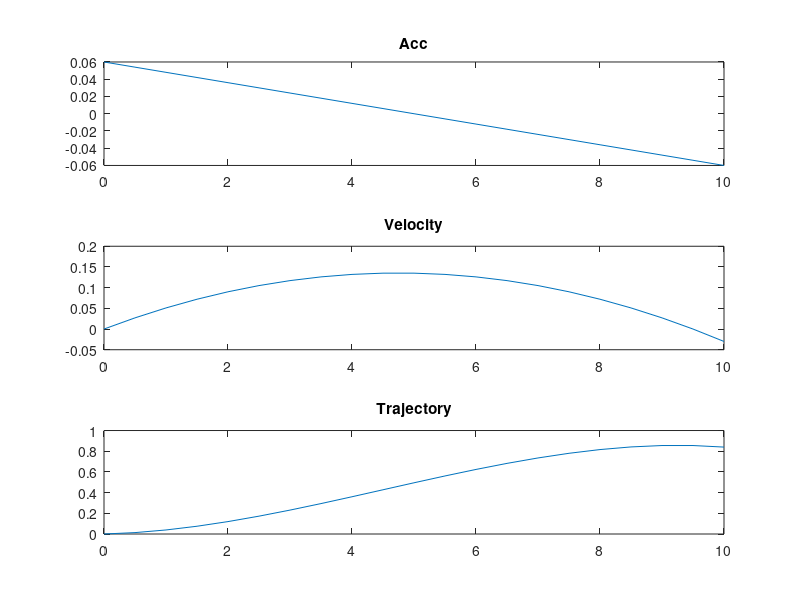
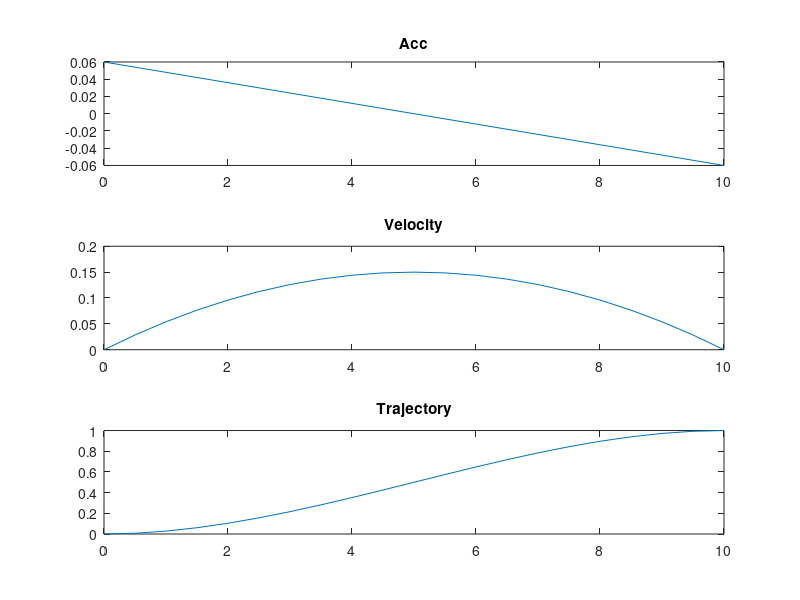

These figures' MATLAB source, in order:
    
    totalTime=10;
    timeInterval=0.5;
    t=0:timeInterval:totalTime;
    initialS=0;
    finalS=1;
    d=zeros(1,length(t));
    v=zeros(1,length(t));
    acc=zeros(1,length(t));
    a0=initialS
    a1=0;
    a2=3*(finalS-initialS)/totalTime^2;
    a3=-2*(finalS-initialS)/totalTime^3;
    disp = a0 + a1.*t + a2.*t.^2 +a3*t.^3;
    vel = a1 + 2*a2.*t +3*a3*t.^2;
    acc = 2*a2 + 6*a3.*t;


    for i=2:length(t)
        v(i)=v(i-1)+acc(i)*(timeInterval);
    end    
    
    for i=2:length(v)
        d(i)=d(i-1)+(v(i))*(t(i)-t(i-1));
    end
    figure('Name','Profiles discrete');
    subplot(3,1,1)
    plot(t,acc)
    title('Acc')
    subplot(3,1,2)
    plot(t,v)
    title('Velocity')
    subplot(3,1,3)
    plot(t,d)
    title('Trajectory')

    figure('Name','Profiles continous');
    subplot(3,1,1)
    plot(t,acc)
    title('Acc')
    subplot(3,1,2)
    plot(t,vel)
    title('Velocity')
    subplot(3,1,3)
    plot(t,disp)
    title('Trajectory')
